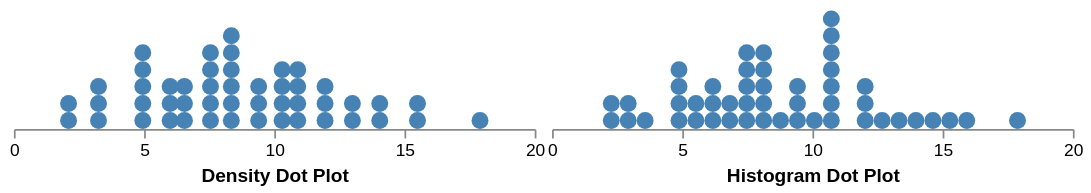

The specification (Vega-Lite) saved for this image:
### Vega specification from a JSON file in a GitHub repository (floating-point values rounded to 4 significant figures)
{"$schema": "https://vega.github.io/schema/vega/v6.json", "description": "A dot plot example depicting the distribution of animal sleep times.", "width": 300, "padding": 5, "signals": [{"name": "step", "value": 0.65, "bind": {"input": "range", "min": 0.1, "max": 2, "step": 0.01}}, {"name": "offset", "value": "zero", "bind": {"input": "radio", "options": ["zero", "center"]}}, {"name": "smooth", "value": true, "bind": {"input": "checkbox"}}, {"name": "size", "update": "scale('x', step) - scale('x', 0)"}, {"name": "area", "update": "size * size"}, {"name": "ddh", "update": "(span(ddext) + 1) * size"}, {"name": "hdh", "update": "(span(hdext) + 1) * size"}, {"name": "height", "update": "max(ddh, hdh)"}], "data": [{"name": "points", "values": [6.3, 2.1, 9.1, 15.8, 5.2, 10.9, 8.3, 11.0, 3.2, 7.6, 6.3, 8.6, 6.6, 9.5, 4.8, 12.0, 3.3, 11.0, 4.7, 10.4, 7.4, 2.1, 7.7, 17.9, 6.1, 8.2, 8.4, 11.9, 10.8, 13.8, 14.3, 15.2, 10.0, 11.9, 6.5, 7.5, 10.6, 7.4, 8.4, 5.7, 4.9, 3.2, 8.1, 11.0, 4.9, 13.2, 9.7, 12.8], "transform": [{"type": "dotbin", "field": "data", "smooth": {"signal": "smooth"}, "step": {"signal": "step"}}, {"type": "stack", "groupby": ["bin"], "offset": {"signal": "offset"}, "as": ["d0", "d1"]}, {"type": "extent", "field": "d1", "signal": "ddext"}, {"type": "extent", "field": "data", "signal": "ext"}, {"type": "bin", "field": "data", "step": {"signal": "step"}, "extent": {"signal": "ext"}}, {"type": "stack", "offset": {"signal": "offset"}, "groupby": ["bin0"]}, {"type": "extent", "field": "y0", "signal": "hdext"}]}], "scales": [{"name": "x", "domain": [0, 20], "range": "width"}, {"name": "ddy", "domain": {"signal": "[0, ddh / size]"}, "range": {"signal": "[height, height - ddh]"}}, {"name": "hdy", "domain": {"signal": "[0, hdh / size]"}, "range": {"signal": "[height, height - hdh]"}}], "marks": [{"type": "group", "encode": {"update": {"width": {"signal": "width"}, "height": {"signal": "height"}}}, "axes": [{"scale": "x", "orient": "bottom", "tickCount": 5, "title": "Density Dot Plot"}], "marks": [{"type": "symbol", "from": {"data": "points"}, "encode": {"update": {"x": {"scale": "x", "field": "bin"}, "y": {"scale": "ddy", "signal": "datum.d0 + 0.5"}, "size": {"signal": "area"}, "fill": {"value": "steelblue"}}}}]}, {"type": "group", "encode": {"update": {"x": {"signal": "width + 10"}, "width": {"signal": "width"}, "height": {"signal": "height"}}}, "axes": [{"scale": "x", "orient": "bottom", "tickCount": 5, "title": "Histogram Dot Plot"}], "marks": [{"type": "symbol", "from": {"data": "points"}, "encode": {"update": {"x": {"scale": "x", "signal": "(datum.bin0 + datum.bin1) / 2"}, "y": {"scale": "hdy", "signal": "datum.y0 + 0.5"}, "size": {"signal": "area"}, "fill": {"value": "steelblue"}}}}]}]}
